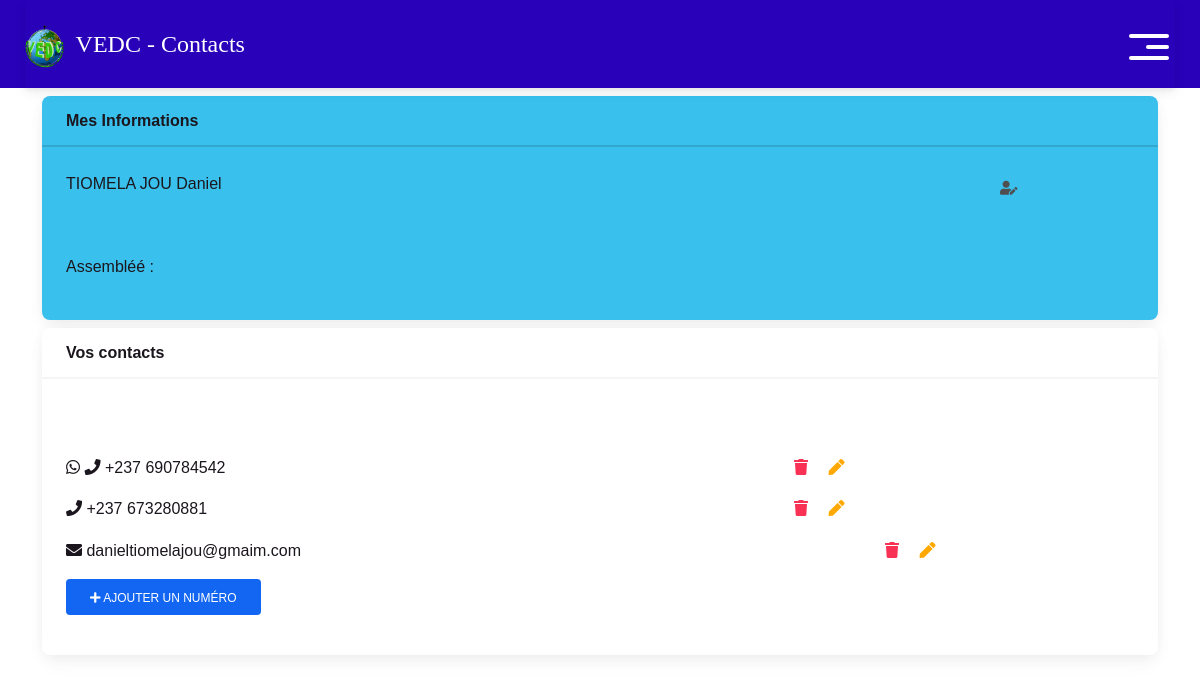
Screenshot of /acceuil (signed in) with the database file from the repository.
### users/models.py (models this page shows)
class Numero(models.Model):
    numero = models.PositiveIntegerField()
    code_du_pays = models.PositiveIntegerField()
    disponible_sur_whatsapp = models.BooleanField()
    disponible_sur_appel = models.BooleanField()
    utilisateur = models.ForeignKey(User, on_delete=models.CASCADE)
    def __str__(self):
        return '+' + str(self.code_du_pays) + ' ' + str(self.numero)

### main/views.py (the view)
# urls.py: path("acceuil", views.home, name = 'home'),
@login_required
def home(request):
    context = {}
    user_id = request.user.id
    allnum = Numero.objects.filter(utilisateur_id = user_id)
    context['allnum'] = allnum
    return render(request, 'registration/profile.html',context)

### templates/registration/profile.html
{% extends 'base.html' %}
{% load crispy_forms_tags %}
{% block content %}
    <div class="container">
        <div class="row ">
            <div class="col-12">
                <div class="card bg-info my-2">
                    <div class="card-header">
                        <strong>Mes Informations</strong>
                    </div>
                    <div class="card-body">
                        <div class="row">
                            <div class="col-10">
                                {{user.last_name}} {{user.first_name}}
                            </div>
                            <div class="col-2">
                                <span> <a href="{% url 'user_update' %}" class="text-dark"> <i class="fas fa-user-edit fa-sm btn "></i></a> </span>
                            </div>
                        </div>
                         <br> <br>
                         <p> Assembléé : {{user2.assemblee}} </p>
                    </div>
                </div>
                <div class="card my-2">
                    <div class="card-header">
                        <strong>Vos contacts</strong>
                    </div>
                    <div class="card-body">
                        <br><br>
                        {% for num in allnum %}
                        <div class="row">
                            <div class="col-8">
                                <p>
                                    {% if num.disponible_sur_whatsapp %}
                                        <i class="fab fa-whatsapp" aria-hidden="true"></i>
                                    {% endif %}
                                    {% if num.disponible_sur_appel %}
                                         <i class="fa fa-phone" aria-hidden="true"></i>
                                    {% endif %}
                                    {{num}}
                                </p>
                            </div>
                            <div class="col-4">
                                <a href="{% url 'delete_num' num.id %}" class="mr-2 text-danger"><i class="fa fa-trash" aria-hidden="true"></i> </a>
                                <a href="{% url 'update_num' num.id %}" class="ml-2 text-warning"> <i class="fa fa-pen" aria-hidden="true"></i> </a>
                            </div>
                        </div>
                        {% endfor %}
                        <div class="row">
                            <div class="col-9">
                                <p>  <i class="fa fa-envelope" aria-hidden="true"></i>  {{user.email}} </p>
                            </div>
                            <div class="col-3">
                                <a href="" class="mr-2 text-danger"><i class="fa fa-trash" aria-hidden="true"></i> </a>
                                <a href="" class="ml-2 text-warning"> <i class="fa fa-pen" aria-hidden="true"></i> </a>
                            </div>
                        </div>
                        <p><a href="{% url 'add_numero' %}" class="btn btn-primary"> <i class="fa fa-plus" aria-hidden="true"></i> Ajouter un numéro </a> </p>
                    </div>
                </div>
            </div>
        </div>
    </div>
{% endblock content %}

### static/css/style.css (style rules this page uses)
body { font-family: "Raleway", sans-serif; color: #1b161d; background-color: #ffffff; }
a, a:hover, a:focus { text-decoration: none; }
.btn, .btn:focus { outline: none !important; box-shadow: none; }

### templates/base.html (style rules this page uses)
body { font-family: "Raleway", sans-serif; color: #1b161d; background-color: #ffffff; }
a, a:hover, a:focus { text-decoration: none; }
.btn, .btn:focus { outline: none !important; box-shadow: none; }
* { font-family: arial; }

### rows the page displays
Numero: disponible_sur_whatsapp True (drawn), disponible_sur_appel True (drawn), code_du_pays+numero "+237 690784542"
Numero: disponible_sur_appel True (drawn), code_du_pays+numero "+237 673280881"

### other values shown
{{ user.last_name }} "TIOMELA JOU"
{{ user.first_name }} "Daniel"
{{ user.email }} "danieltiomelajou@gmaim.com"
